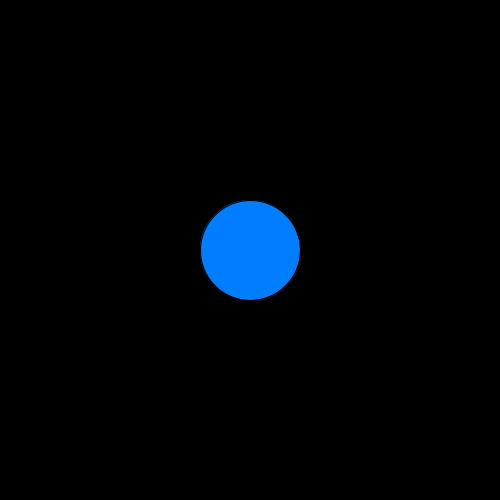
Frame 1 (no input)
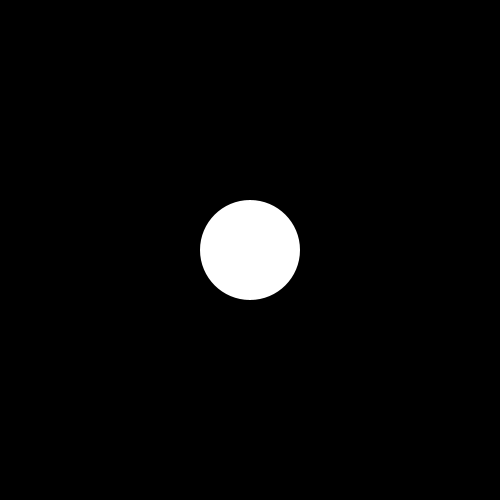
Frame 60 (the mouse pressed at the canvas centre just before this capture)
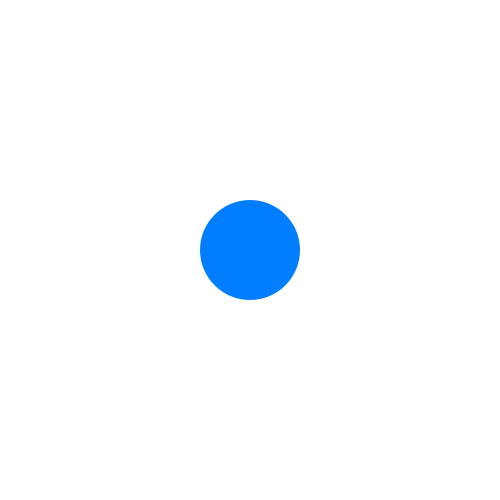
Frame 120 (the mouse held since frame 60 and released just before this capture)

The Processing sketch that drew these frames (run headless with seeded random() and noise(); from frame 60 on, the mouse is pressed at the canvas centre):

// Processing sketch: week_3_hw
// ── week_3_hw.pde
int circleSize, ellipseSize;
int xPos, yPos, aPos, bPos;
color circleColor, ellipseColor, bgColor;

boolean isCirclePressed;

int distance;

void setup() {
  
  size(500, 500);
  
  xPos = width/2;
  yPos = height/2;
  
  circleSize = 100;
  
}
  
void draw() {
    
  // circle changes to blue when mouse is on it
  background(bgColor);
  if(distance<circleSize/2) {
    circleColor = color(0, 126, 255);
  }else{
    circleColor = color(255);
  }
  
  // circle changes background color from black to white when mouse presses it
  if(distance<circleSize/2 && mousePressed) {
    bgColor = 255;
  }else{
    bgColor = 0;
  }
  
  fill(circleColor);
  ellipse(xPos, yPos, circleSize, circleSize);
  noStroke();
  
  distance = int(dist(xPos, yPos, mouseX, mouseY));
  println(distance);
}

void mousePressed(){
  if(distance<circleSize/2){
    isCirclePressed = !isCirclePressed;
  }
}
